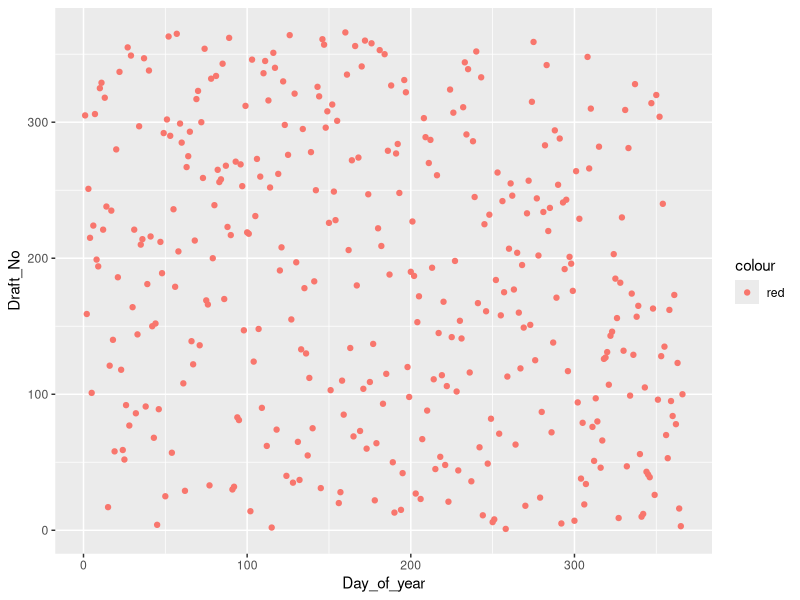
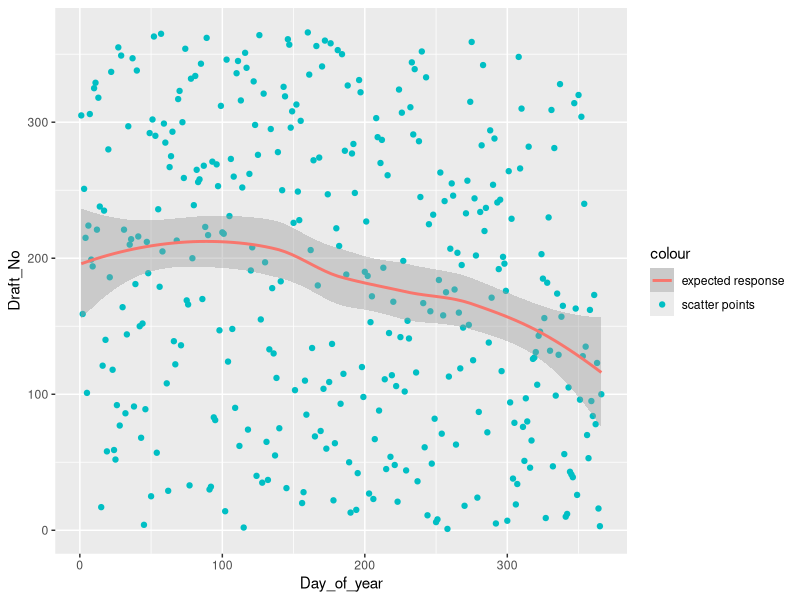

Write the R code that produced these figures, in order. (Note: a time limit stopped this script after it produced the figures.)
## ---- chunk 1
Sys.setlocale(locale = "English")
knitr::opts_chunk$set(echo = TRUE, out.height = "300px")
# libraries used in this lab
library(ggplot2)
#install.packages("boot") # to create booststarp
library(boot)
## ---- chunk 2
# scatterplot 
rm(list=ls())
data1 = read.csv2("lottery.csv")

plot_11 = ggplot(data = data1,aes(x = Day_of_year, y = Draft_No)) + 
  geom_point(aes(color = "red")) 
plot_11
## ---- chunk 3
# loess(formula = Draft_No~Day_of_year, data = data1)

plot_11 + 
  # geom_smooth()` using method = 'loess' and formula 'y ~ x'
  geom_smooth(method ="loess", formula = y~x, aes(color="blue")) +
  scale_color_discrete(labels=c("expected response",
                                "scatter points")
                       )
## ---- chunk 4
# use non-parametric bootstrap 
# need data = data1, statistic = loess & test stat, R = 2000
stats = function(data,vn){
  data<-data[vn,]
  # Y=Draft_No & X=Day_of_year
  # create the loess regression
  reg = loess(Draft_No ~ Day_of_year, data = data)
  # the X which owns the max/min Y in original data
  X_b = data$Day_of_year[which.max(data$Draft_No)]   
  X_a = data$Day_of_year[which.min(data$Draft_No)]
  # Y_hat(X)
  fit_X_b = reg$fitted[X_b]
  fit_X_a = reg$fitted[X_a]
  # the given test statistic
  T_stat = (fit_X_b - fit_X_a) / (X_b-X_a)
  return(T_stat)
}

#bootstrap
set.seed(123456)
myboot = boot(data = data1, 
              statistic = stats,
              R = 2000)

# summary
myboot

# plot distribution
# plot(myboot, index = 1)

d <- data.frame(t=myboot$t)
mean_t = mean(myboot$t,na.rm = TRUE)
ggplot(data = d, aes(x = t)) + 
  ggtitle("Histogram of t") + 
  geom_histogram(aes(y=..density..),
                 colour="black",
                 fill="white",
                 bins=100) + 
  geom_vline(aes(xintercept = mean_t, color = "red"),size=1.5)
## ---- chunk 5
# calculate the p-value
# null hypothesis: T>=0, hv tendancy
p_val = mean(myboot$t>=0, na.rm = TRUE)
p_val
## ---- chunk 6
set.seed(123456)
permutation_test <- function(B, data1){
  n = dim(data1)[1]
  stat = numeric(B)
  for(b in 1:B){
    # randoming X
    Gb = sample(data1$Day_of_year, n)
    data11 <- data1
    data11$Day_of_year <- Gb
    stat[b] <- stats(data11,1:n)
  }
  return(stat)
}

stat <- permutation_test(B=2000, data1)

stat0 <- stats(data1,1:nrow(data1))
print (c( stat0 ,mean(abs(stat)>=abs(stat0)) ))

## ---- chunk 7
fun <- function(a){
  ## step (a)
  n <- 366
  b <- rnorm(n, mean=183, sd = 10)
  X <- data1$Day_of_year
  Y <- sapply(1:n,function(i){
    t <- min(a*X[i]+b[i],366)
    t <- max(0,t)
  })
  data15 <- data.frame(Day_of_year=X,Draft_No=Y)
  
  ## step (b)
  stat <- permutation_test(B=200, data15)
  
  stat0 <- stats(data15,1:n)
  return(c( stat0 ,mean(abs(stat)>=abs(stat0)) ))
}

fun(a=0.1)
## ---- chunk 8
## step (c)
result <- sapply(seq(0.2,10,0.1), fun)
result<- data.frame(alpha=seq(0.2,10,0.1), p_value=result[2,])
ggplot(data = result,aes(x=alpha,y=p_value))+
  geom_line()
## ---- chunk 9
rm(list = ls())
data2 = read.csv2("prices1.csv")
## ---- chunk 10
# calculate the mean of the price
price_mean = mean(data2$Price) # 1080.473

# create the plot - hist + distribution + mean  
ggplot(data = data2, aes(x = Price)) + 
  #geom_histogram(color = "#33CCFF", fill = "#33CCFF") + 
  ggtitle("Histogram of Price") + 
  geom_vline(aes(xintercept = price_mean, color = "Mean"),size=1.5) + 
  geom_histogram(aes(y=..density..),
                 colour="black",
                 fill="white",
                 bins=30)+
  geom_density(alpha=.2, fill="#FF6666")  
  # geom_density(kernel = "poisson") create a possion distribution
## ---- chunk 11
price_mean
## ---- chunk 12
# function - estiamte mean
stat1 <- function(vec,vn){
    return(mean(vec[vn]))
}
B=1000

set.seed(123456)
res1 = boot(data2$Price, stat1, R=B)
res1
## ---- chunk 13
# bias correcred estimator
2*res1$t0-mean(res1$t)

# variance of mean price (output of statistic)
var_boot <- 1/(B-1)*sum((res1$t-mean(res1$t))^2 )
var_boot
## ---- chunk 14

# default is a 95% confidence interval
ci <- boot.ci(res1, type = c("perc", "bca", "norm"))
print(ci) 

plot(res1)
## ---- chunk 15
# other jackknife function
# library(bootstrap)
# res2 <- jackknife(x=data2$Price,stat1)

n = nrow(data2)
constant = 1/(n*(n-1))

T_i_star = sapply(1:n, function(i){
  n * mean(data2$Price) - (n-1) * mean(data2[-i,1])
})

J_T = (1/n) * sum(T_i_star)

Var_T_jackknife = constant * sum((T_i_star - J_T)^2)
Var_T_jackknife
## ---- chunk 16
table = data.frame(boostrap = var_boot, jackknife= Var_T_jackknife)
knitr::kable(table)
## ---- chunk 17
percent<-ci$percent
bca<-ci$bca
norm<-ci$normal
intervals = rbind(percent[4:5],bca[4:5],norm[2:3])

Len.CI=intervals[,2]-intervals[,1]
Esti.mean=intervals[,1]+Len.CI/2
table2 <- data.frame(Len.CI,Esti.mean)
rownames(table2) <- c("percent","bca","norm")
knitr::kable(table2)
